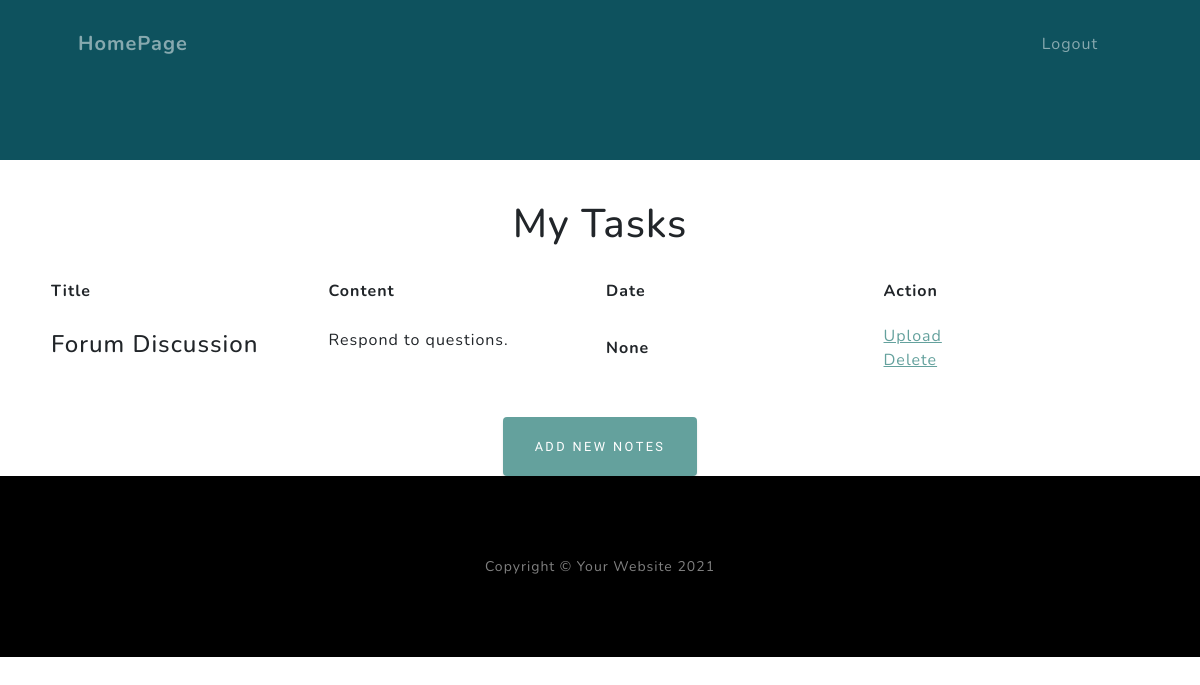
Screenshot of /my-notes (signed in) with the database file from the repository.
### app.py (models this page shows)
class Note(db.Model):#笔记类
    id = db.Column(db.Integer, primary_key=True)
    title = db.Column(db.String(25))
    note_body = db.Column(db.Text)
    note_writer = db.Column(db.Integer, db.ForeignKey('user.id'), nullable=False)
    exp_date = db.Column(db.String)

### app.py (the view)
@app.route('/my-notes', methods=['GET','POST'])
@login_required
def view_notes():
    user = User.query.filter_by(id = current_user.get_id()).first()
    if user.admin:#判断用户是否为admin
        notes = Note.query.all()
        return render_template('my_notes.html', notes=notes, title='All Tasks',admin = user.admin)
    else:
        notes = Note.query.filter_by(writer=current_user).all()#这里的writer是flaskform的属性
        return render_template('my_notes.html', notes=notes, title='My Tasks')

### app.py (called while the page is built)
@login_manager.user_loader#加载用户时需要做的事情
def load_user(user_id):
    return User.query.get(int(user_id))#从数据库中得到用户数据返回一个用户实例

### templates/my_notes.html (shortened to what this page needs)
{% extends "base.html" %}
{% block nav %}
  <nav class="navbar navbar-expand-lg navbar-light fixed-top" id="mainNav">
    <div class="container px-4 px-lg-5">
        <a class="navbar-brand" href="{{url_for('index')}}">HomePage</a>
        <div class="collapse navbar-collapse" id="navbarResponsive">
            <ul class="navbar-nav ms-auto">
                <li class="nav-item"><a class="nav-link" href="{{url_for('logout')}}">Logout</a></li>
            </ul>
        </div>
    </div>
  </nav>
{% endblock %}
{% block content %}
    <h1>{{title}}</h1>
    <center>
        {% if notes|length < 1 %}
            <h4 id="reminder">尚未创建表格，请点击下方按钮创建</h4>
        {% else %}
            <table>
                <tr>
                    <th>Title</th>
                    <th>Content</th>
                    <th>Date</th>
                    <th>Action</th>
                </tr>
                {% for note in notes %}
                    <tr>
                        <td><h4>{{note.title}}</h4></td>
                        <td><p>{{note.note_body}}</p></td>
                        <td><b>{{note.exp_date}}</b></td>
                        <td id="last_td">
                            <a href="{{url_for('upload_note', note_id=note.id)}}">Upload</a>
                            <br>
                            <a href="{{url_for('delete_note', note_id=note.id)}}">Delete</a>
                        </td>
                    </tr>
                {% endfor %}
            </table>
        {% endif %}
        <div class="text-center">
            <a class="btn btn-primary" id="add_note" href="{{url_for('new_note')}}">Add New Notes</a>
        </div>
    </center>
{% endblock %}

### templates/my_notes.html (style rules this page uses)
h1 { margin-top: 40px; text-align: center; }
table { width:70rem; table-layout:fixed; word-break:break-all; word-wrap:break-word; border-collapse:collapse; margin:20px; border-collapse: separate; border-spacing: 10px; }
td { padding-top: 10px; padding-bottom: 15px; }

### rows the page displays
Note: title "Forum Discussion", note_body "Respond to questions.", exp_date "None"

### other values shown
{{ title }} "My Tasks"
